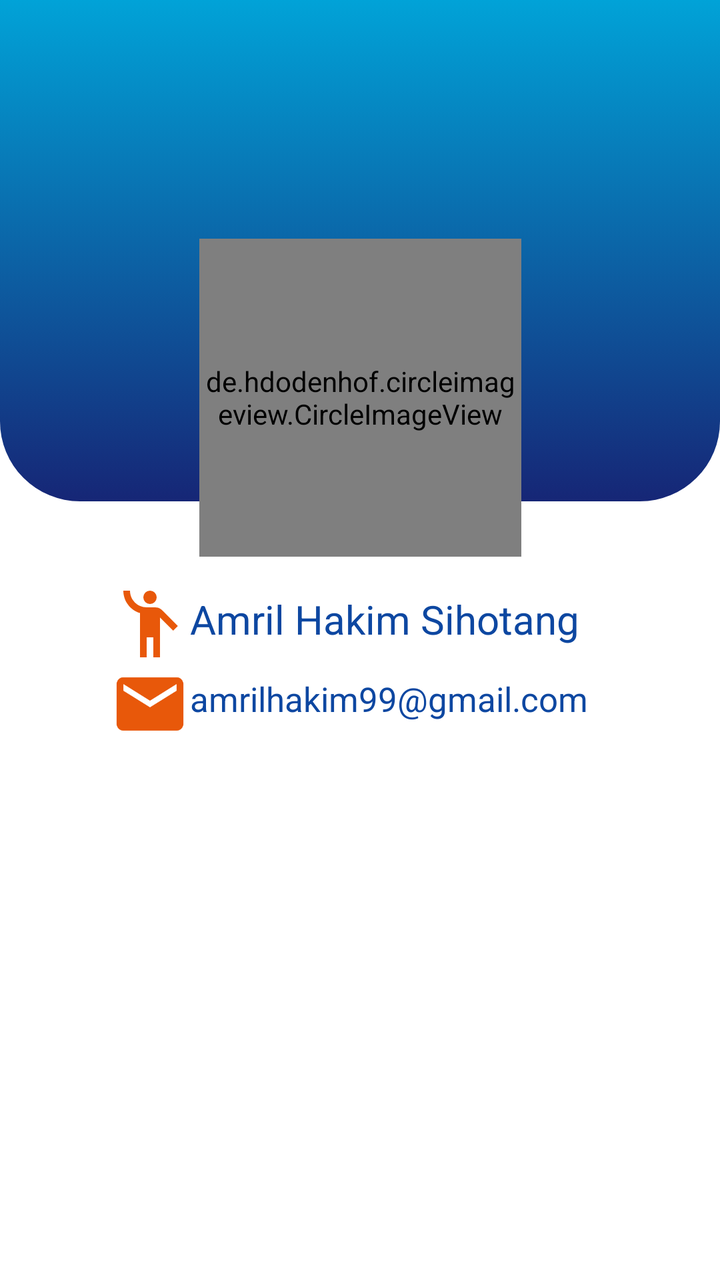
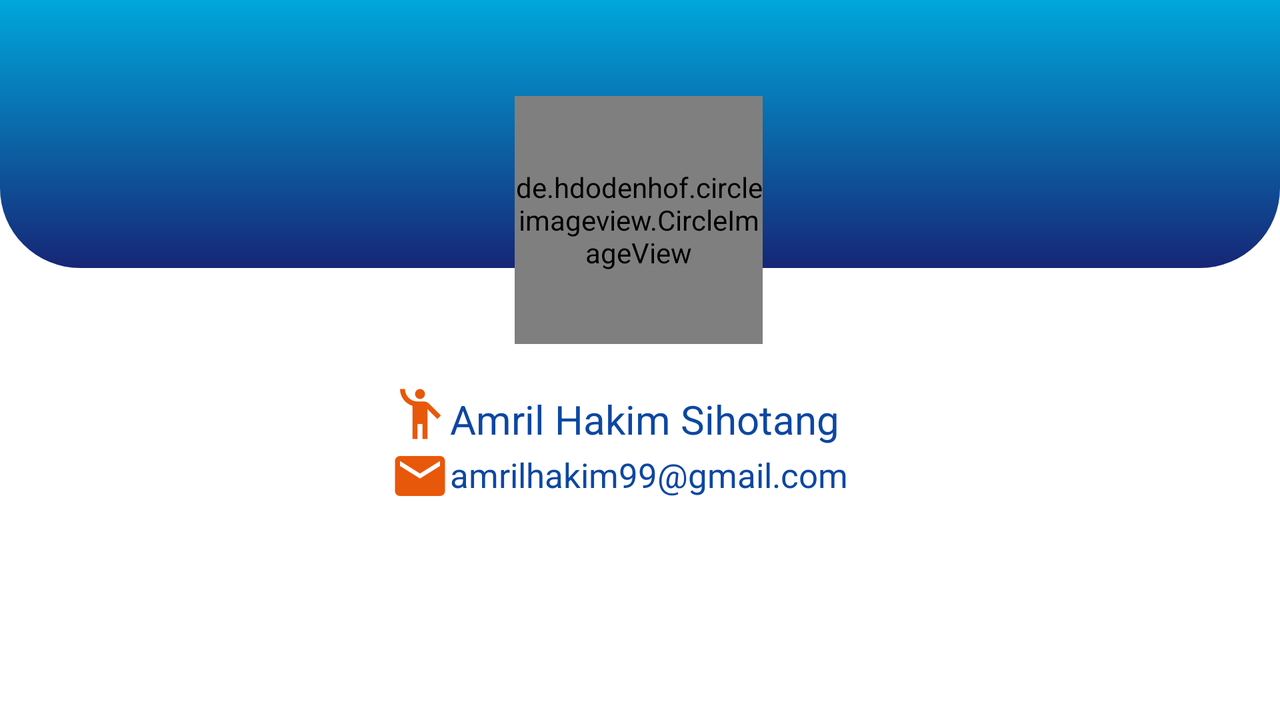

Compare how this app lays out the same screen by default and in its alternative resource folder. The renders come first, then the two layout files and the values they reference.
<!-- AndroidManifest.xml: application theme Theme.CineCatalog -->
<!-- res/layout/activity_about_page.xml -->
<?xml version="1.0" encoding="utf-8"?>
<androidx.constraintlayout.widget.ConstraintLayout
    xmlns:android="http://schemas.android.com/apk/res/android"
    xmlns:app="http://schemas.android.com/apk/res-auto"
    android:layout_width="match_parent"
    android:layout_height="match_parent"
    xmlns:tools="http://schemas.android.com/tools"
    android:id="@+id/main"
    tools:context=".AboutPageActivity">


    <ImageView
        android:id="@+id/imageView2"
        android:layout_width="match_parent"
        android:layout_height="260dp"
        android:background="@drawable/topbg"
        android:scaleType="centerCrop"
        android:layout_marginTop="-10dp"
        app:layout_constraintBottom_toBottomOf="parent"
        app:layout_constraintEnd_toEndOf="parent"
        app:layout_constraintHorizontal_bias="1.0"
        app:layout_constraintStart_toStartOf="parent"
        app:layout_constraintTop_toTopOf="parent"
        app:layout_constraintVertical_bias="0.0" />

    <ImageView
        android:id="@+id/imageView3"
        android:layout_width="405dp"
        android:layout_height="172dp"
        android:background="@drawable/circles"
        android:scaleType="centerCrop"
        app:layout_constraintBottom_toBottomOf="parent"
        app:layout_constraintEnd_toEndOf="parent"
        app:layout_constraintHorizontal_bias="0.792"
        app:layout_constraintStart_toStartOf="parent"
        app:layout_constraintTop_toTopOf="parent"
        app:layout_constraintVertical_bias="0.0" />

    <de.hdodenhof.circleimageview.CircleImageView
        android:id="@+id/idImageProfile"
        android:layout_width="161dp"
        android:layout_height="159dp"
        android:src="@drawable/me"
        app:civ_border_color="@color/orange_primary"
        app:civ_border_width="3dp"
        app:layout_constraintBottom_toBottomOf="parent"
        app:layout_constraintEnd_toEndOf="parent"
        app:layout_constraintStart_toStartOf="parent"
        app:layout_constraintTop_toTopOf="parent"
        app:layout_constraintVertical_bias="0.248" />

    <LinearLayout
        android:layout_width="250dp"
        android:layout_height="85dp"
        android:orientation="vertical"
        android:layout_marginTop="-250dp"
        app:layout_constraintBottom_toBottomOf="parent"
        app:layout_constraintEnd_toEndOf="parent"
        app:layout_constraintStart_toStartOf="parent"
        app:layout_constraintTop_toBottomOf="@+id/idImageProfile">

        <LinearLayout
            android:layout_width="match_parent"
            android:layout_height="wrap_content"
            android:orientation="horizontal">

            <ImageView
                android:layout_width="40dp"
                android:layout_height="40dp"
                android:src="@drawable/baseline_emoji_people_24" />

            <TextView
                android:id="@+id/textView"
                style="@style/TextAppearance.Material3.HeadlineMedium"
                android:layout_width="wrap_content"
                android:layout_height="wrap_content"
                android:layout_marginTop="4dp"
                android:text="@string/name_string"
                android:textColor="@color/blue_primary_dark"
                android:textSize="20sp" />

        </LinearLayout>

        <LinearLayout
            android:layout_width="match_parent"
            android:layout_height="wrap_content"
            android:orientation="horizontal">

            <ImageView
                android:layout_width="40dp"
                android:layout_height="40dp"
                android:src="@drawable/baseline_email_24" />

            <TextView
                android:id="@+id/textView2"
                style="@style/TextAppearance.Material3.HeadlineSmall"
                android:layout_width="wrap_content"
                android:layout_height="wrap_content"
                android:layout_marginTop="6dp"
                android:text="@string/email_string"
                android:textColor="@color/blue_primary_dark"
                android:textSize="17sp" />

        </LinearLayout>

    </LinearLayout>




</androidx.constraintlayout.widget.ConstraintLayout>
<!-- resources referenced by this layout -->
<resources>
  <color name="blue_primary_dark">#0D47A1</color>
  <color name="orange_primary">#FF9800</color>
  <!-- drawable baseline_email_24 (drawable) -->
  <vector xmlns:android="http://schemas.android.com/apk/res/android" android:height="24dp" android:tint="#E8580A" android:viewportHeight="24" android:viewportWidth="24" android:width="24dp">
        
      <path android:fillColor="@android:color/white" android:pathData="M20,4L4,4c-1.1,0 -1.99,0.9 -1.99,2L2,18c0,1.1 0.9,2 2,2h16c1.1,0 2,-0.9 2,-2L22,6c0,-1.1 -0.9,-2 -2,-2zM20,8l-8,5 -8,-5L4,6l8,5 8,-5v2z"/>
      
  </vector>
  <!-- drawable baseline_emoji_people_24 (drawable) -->
  <vector xmlns:android="http://schemas.android.com/apk/res/android" android:height="24dp" android:tint="#E8580A" android:viewportHeight="24" android:viewportWidth="24" android:width="24dp">
        
      <path android:fillColor="@android:color/white" android:pathData="M12,4m-2,0a2,2 0,1 1,4 0a2,2 0,1 1,-4 0"/>
        
      <path android:fillColor="@android:color/white" android:pathData="M15.89,8.11C15.5,7.72 14.83,7 13.53,7c-0.21,0 -1.42,0 -2.54,0C8.24,6.99 6,4.75 6,2H4c0,3.16 2.11,5.84 5,6.71V22h2v-6h2v6h2V10.05L18.95,14l1.41,-1.41L15.89,8.11z"/>
      
  </vector>
  <!-- drawable me: jpeg bitmap (drawable, 11561 bytes) -->
  <!-- drawable topbg (drawable) -->
  <?xml version="1.0" encoding="utf-8"?>
  <selector xmlns:android="http://schemas.android.com/apk/res/android">
      <item>
          <shape android:shape="rectangle">
              <gradient android:startColor="#00A7DB" android:endColor="#162676" android:angle="270"/>
              <corners android:bottomRightRadius="40dp" android:bottomLeftRadius="40dp"/>
  
          </shape>
      </item>
  </selector>
  <string name="email_string">amrilhakim99@gmail.com</string>
  <string name="name_string">Amril Hakim Sihotang</string>
  <style name="Theme.CineCatalog" parent="Base.Theme.CineCatalog" />
  <style name="Base.Theme.CineCatalog" parent="Theme.MaterialComponents.DayNight.DarkActionBar">
          
          <item name="colorPrimary">@color/blue_primary</item>
          <item name="colorPrimaryVariant">@color/blue_variant</item>
          <item name="colorOnPrimary">@color/white</item>
  
          
          <item name="colorSecondary">@color/orange_primary</item>
          <item name="colorSecondaryVariant">@color/orange_variant</item>
          <item name="colorOnSecondary">@color/white</item>
  
          
          <item name="android:colorBackground">@color/white</item>
          <item name="colorSurface">@color/gray_surface</item>
          <item name="colorOnSurface">@color/black</item>
  
          
          <item name="android:textColorPrimary">@color/white</item>
          <item name="android:textColorSecondary">@color/gray_text</item>
  
          
          <item name="android:buttonStyle">@style/ButtonStyle</item>
      </style>
  <color name="blue_primary">#00A7DB</color>
  <color name="blue_variant">#1976D2</color>
  <color name="white">#FFFFFF</color>
  <color name="orange_variant">#F57C00</color>
  <color name="gray_surface">#212121</color>
  <color name="black">#000000</color>
  <color name="gray_text">#757575</color>
  <style name="ButtonStyle" parent="Widget.Material3.Button">
          <item name="android:backgroundTint">@color/blue_primary</item>
          <item name="android:textColor">@color/white</item>
      </style>
</resources>
<!-- res/layout-land/activity_about_page.xml (the repository's variant of the layout above) -->
<!-- drawn on the phone turned sideways -->
<?xml version="1.0" encoding="utf-8"?>
<androidx.constraintlayout.widget.ConstraintLayout
    xmlns:android="http://schemas.android.com/apk/res/android"
    xmlns:app="http://schemas.android.com/apk/res-auto"
    xmlns:tools="http://schemas.android.com/tools"
    android:layout_width="match_parent"
    android:layout_height="match_parent"
    tools:context=".AboutPageActivity"
    android:id="@+id/main">

    <ImageView
        android:id="@+id/imageView2"
        android:layout_width="0dp"
        android:layout_height="134dp"
        android:background="@drawable/topbg"
        android:scaleType="centerCrop"
        app:layout_constraintTop_toTopOf="parent"
        app:layout_constraintStart_toStartOf="parent"
        app:layout_constraintEnd_toEndOf="parent" />


    <ImageView
        android:id="@+id/imageView3"
        android:layout_width="match_parent"
        android:layout_height="128dp"
        android:background="@drawable/circles"
        android:scaleType="fitXY"
        app:layout_constraintBottom_toBottomOf="parent"
        app:layout_constraintEnd_toEndOf="parent"
        app:layout_constraintHorizontal_bias="0.0"
        app:layout_constraintStart_toStartOf="parent"
        app:layout_constraintTop_toTopOf="parent"
        app:layout_constraintVertical_bias="0.0" />

    <de.hdodenhof.circleimageview.CircleImageView
        android:id="@+id/idImageProfile"
        android:layout_width="124dp"
        android:layout_height="124dp"
        android:layout_marginTop="48dp"
        android:src="@drawable/me"
        app:civ_border_color="@color/orange_primary"
        app:civ_border_width="3dp"
        app:layout_constraintEnd_toEndOf="parent"
        app:layout_constraintHorizontal_bias="0.499"
        app:layout_constraintStart_toStartOf="parent"
        app:layout_constraintTop_toTopOf="@+id/imageView2" />

    <LinearLayout
        android:layout_width="250dp"
        android:layout_height="wrap_content"
        android:orientation="vertical"
        android:layout_marginTop="20dp"
        app:layout_constraintTop_toBottomOf="@+id/idImageProfile"
        app:layout_constraintStart_toStartOf="parent"
        app:layout_constraintEnd_toEndOf="parent">

        <LinearLayout
            android:layout_width="match_parent"
            android:layout_height="wrap_content"
            android:orientation="horizontal">

            <ImageView
                android:layout_width="30dp"
                android:layout_height="30dp"
                android:src="@drawable/baseline_emoji_people_24" />

            <TextView
                android:id="@+id/textView"
                style="@style/TextAppearance.Material3.HeadlineMedium"
                android:layout_width="wrap_content"
                android:layout_height="wrap_content"
                android:layout_marginTop="4dp"
                android:text="@string/name_string"
                android:textColor="@color/blue_primary_dark"
                android:textSize="20sp" />

        </LinearLayout>

        <LinearLayout
            android:layout_width="match_parent"
            android:layout_height="wrap_content"
            android:orientation="horizontal">

            <ImageView
                android:layout_width="30dp"
                android:layout_height="30dp"
                android:src="@drawable/baseline_email_24" />

            <TextView
                android:id="@+id/textView2"
                style="@style/TextAppearance.Material3.HeadlineSmall"
                android:layout_width="wrap_content"
                android:layout_height="wrap_content"
                android:layout_marginTop="3dp"
                android:text="@string/email_string"
                android:textColor="@color/blue_primary_dark"
                android:textSize="17sp" />

        </LinearLayout>

    </LinearLayout>

</androidx.constraintlayout.widget.ConstraintLayout>
